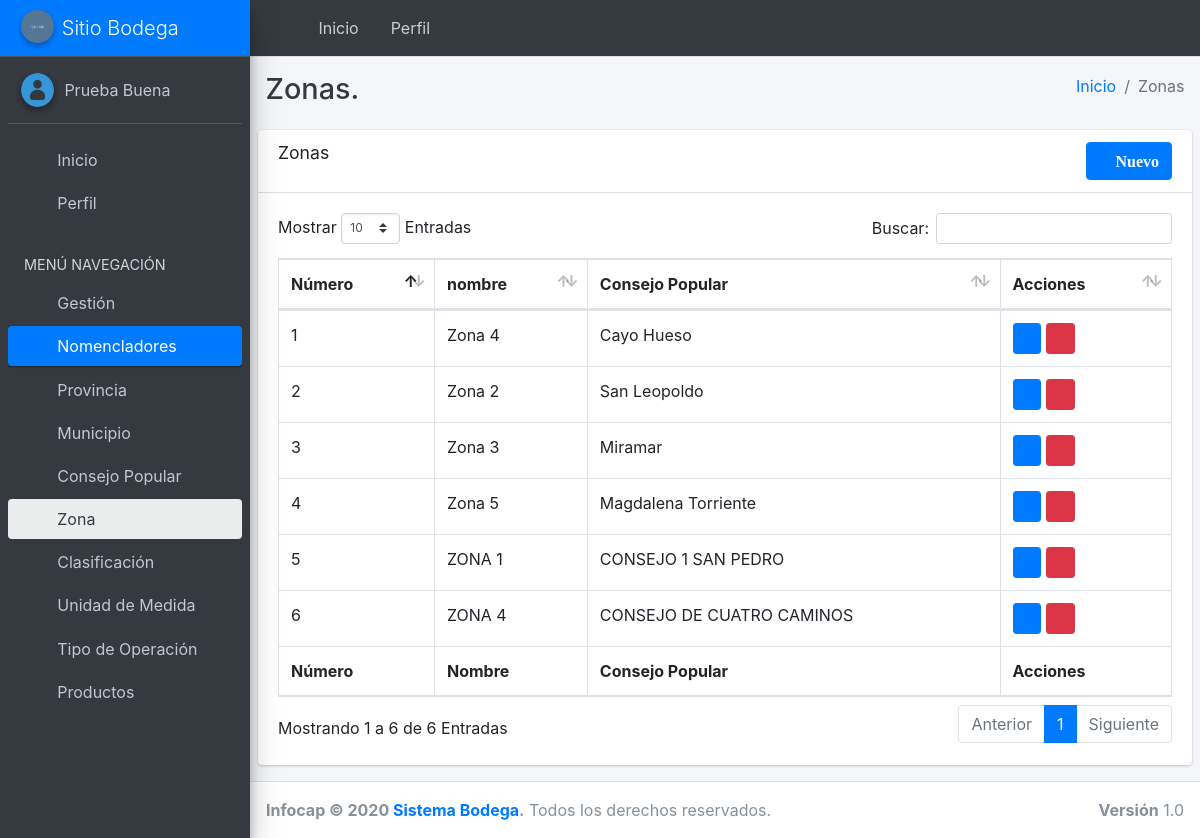
The app's page /nomenclador/zona/list (signed in) with its own data.
### BodegaApp/models.py (models this page shows, shortened)
class Zona(models.Model):
    created_at = models.DateTimeField(auto_now_add=True)
    updated_at = models.DateTimeField(auto_now=True)
    uui = models.UUIDField(default=uuid.uuid4, editable=False)
    nombre = models.CharField(max_length=100, verbose_name="Nombre", unique=True)
    consejo = models.ForeignKey(ConsejoPopular, verbose_name="Consejo Popular", on_delete=models.PROTECT)
    class Meta:
        verbose_name_plural = "Zonas"

class ConsejoPopular(models.Model):
    created_at = models.DateTimeField(auto_now_add=True)
    updated_at = models.DateTimeField(auto_now=True)
    uui = models.UUIDField(default=uuid.uuid4, editable=False)
    nombre = models.CharField(max_length=100, verbose_name="Nombre", unique=True)
    municipio = models.ForeignKey(Municipio, verbose_name="Municipio", on_delete=models.PROTECT)
    class Meta:
        verbose_name_plural = "Consejos Populares"

### BodegaApp/views.py (the view)
# urls.py: path('nomenclador/zona/list', login_required(views.backend_zona_listar),
@permission_required('BodegaApp.add_provincia')
def backend_zona_listar(request):
    zona = models.Zona.objects.all()
    return render(request, 'backend/zona.html', {'zona': zona})

### templates/backend/zona.html
{% extends 'index.html' %}
{% block menu_nomenclator %}
    menu-open
{% endblock %}
{% block menu_nomenclator_active %}
    active
{% endblock %}
{% block menu_zona %}
    active
{% endblock %}
{% block wrapper %}
    <div class="content-header">
        <div class="container-fluid">
            <div class="row mb-2">
                <div class="col-sm-6">
                    <h1 class="m-0 text-dark">Zonas.</h1>
                </div>
                <div class="col-sm-6">
                    <ol class="breadcrumb float-sm-right">
                        <li class="breadcrumb-item"><a href="{% url 'inicio' %}">Inicio</a></li>
                        {% block group_wrapper %}
                            <li class="breadcrumb-item active">Zonas</li>
                        {% endblock %}
                    </ol>
                </div>
            </div>
        </div>
    </div>
{% endblock %}
{% block content %}
    <section class="content">
        <div class="row">
            <div class="col-12">
                <div class="card">
                    <div class="card-header">
                        <h3 class="card-title">Zonas</h3>
                        <a href="{% url 'zona_create' %}" class="btn btn-primary fa-pull-right">
                            <span class="fa fa-plus"> Nuevo</span>
                        </a>
                    </div>
                    <div class="card-body">
                        <table id="example1" class="table table-bordered table-hover">
                            <thead>
                            <tr>
                                <th>
                                    Número
                                </th>
                                <th>
                                    nombre
                                </th>
                                <th>
                                    Consejo Popular
                                </th>
                                <th>
                                    Acciones
                                </th>
                            </tr>
                            </thead>
                            <tbody>
                            {% for u in zona %}
                                    <tr>
                                        <td>
                                            {{ forloop.counter }}
                                        </td>
                                        <td>
                                            {{ u.nombre }}
                                        </td>
                                        <td>
                                            {{ u.consejo.nombre }}
                                        </td>
                                        <td>
                                <span class="input-group-sm">
                                <a href="{% url 'zona_update' u.pk %}"
                                   class="btn btn-sm btn-primary">
                                    <i class="fa fa-edit"></i>
                                </a>
                                <a href="{% url 'zona_delete' u.pk %}"
                                   class="btn btn-sm btn-danger">
                                    <i class="fa fa-trash"></i>
                                </a>
                                </span>
                                        </td>
                                    </tr>
                            {% endfor %}
                            </tbody>
                            <tfoot>
                            <tr>
                              <th>
                                    Número
                                </th>
                                <th>
                                    Nombre
                                </th>
                                <th>
                                    Consejo Popular
                                </th>
                                <th>
                                    Acciones
                                </th>
                            </tr>
                            </tfoot>
                        </table>
                    </div>
                </div>
            </div>
        </div>
    </section>
{% endblock %}

### templates/index.html (shortened to what this page needs)
{% load static %}
{% load i18n %}
{% load notifications_tags %}
<!DOCTYPE html>
<html>
<head>
    <link rel="stylesheet" href="{% static 'assets/plugins/fontawesome-free/css/all.min.css' %}">
    <link rel="stylesheet" href="{% static 'assets/dist/css/ionicons.min.css' %}">
    <link rel="stylesheet" href="{% static 'assets/plugins/sweetalert2-theme-bootstrap-4/bootstrap-4.min.css' %}">
    <link rel="stylesheet" href="{% static 'assets/plugins/select2/css/select2.min.css' %}">
    <link rel="stylesheet" href="{% static 'assets/plugins/toastr/toastr.min.css' %}">
    <link rel="stylesheet"
          href="{% static 'assets/plugins/tempusdominus-bootstrap-4/css/tempusdominus-bootstrap-4.min.css' %}">
    <link rel="stylesheet" href="{% static 'assets/plugins/icheck-bootstrap/icheck-bootstrap.min.css' %}">
    <link rel="stylesheet" href="{% static 'assets/dist/css/adminlte.min.css' %}">
    <link rel="stylesheet" href="{% static 'assets/plugins/overlayScrollbars/css/OverlayScrollbars.min.css' %}">
    <link href="{% static 'assets/dist/css/font.css' %}" rel="stylesheet">
    <link rel="stylesheet" href="{% static 'assets/plugins/datatables-bs4/css/dataTables.bootstrap4.css' %}">
</head>
<body class="hold-transition sidebar-mini layout-fixed">
<div class="wrapper">
    <nav class="main-header navbar navbar-expand navbar-dark">
        <ul class="navbar-nav">
            <li class="nav-item">
                <a class="nav-link" data-widget="pushmenu" href="#"><i class="fas fa-bars"></i></a>
            </li>
            <li class="nav-item d-none d-sm-inline-block">
                <a href="{% url 'inicio' %}" class="nav-link">Inicio</a>
            </li>
            <li class="nav-item d-none d-sm-inline-block">
                <a href="{% url 'profile' request.user.pk %}" class="nav-link">Perfil</a>
            </li>
        </ul>
        <ul class="navbar-nav ml-auto">
            <li class="nav-item">
                <a class="nav-link" href="{% url 'logout' %}" title="Salir">
                    <i class="fas fa-arrow-right mr-2"></i>
                </a>
            </li>
        </ul>
    </nav>
    <aside class="main-sidebar sidebar-dark-blue elevation-4">
        <a href="{% url 'inicio' %}" class="brand-link navbar-primary">
            <img src="{% static 'assets/dist/img/default-150x150.png' %}" alt="AdminLTE Logo"
                 class="brand-image img-circle elevation-2"
                 style="opacity: .8; background-color: white">
            <span class="brand-text font-weight-light" style="color: white">Sitio Bodega</span>
        </a>
        <div class="sidebar">
            <div class="user-panel mt-3 pb-3 mb-3 d-flex">
                <div class="image">
                    {% if userPhoto %}
                        <img src="/{{ userPhoto }}" class="img-circle elevation-2" alt="User Image">
                    {% else %}
                        <img src="{% static 'users/userDefault4.png' %}" class="img-circle elevation-2" alt="User Image"
                             title="Sube tu foto">
                    {% endif %}
                </div>
                <div class="info">
                    <a href="{% url 'profile' request.user.pk %}"
                       class="d-block">{{ request.user.first_name }} {{ request.user.last_name }}</a>
                </div>
            </div>
            <nav class="mt-2">
                <ul class="nav nav-pills nav-sidebar flex-column" data-widget="treeview" role="menu"
                    data-accordion="false">
                    <li class="nav-item">
                        <a href="{% url 'inicio' %}" class="nav-link {% block inicio_active %}{% endblock %}">
                            <i class="nav-icon fa fa-home"></i>
                            <p class="text">Inicio</p>
                        </a>
                    </li>
                    <li class="nav-item">
                        <a href="{% url 'profile' request.user.pk %}"
                           class="nav-link {% block perfil_active %}{% endblock %}">
                            <i class="nav-icon far fa-user"></i>
                            <p>Perfil</p>
                        </a>
                    </li>
                    <li class="nav-header">MENÚ NAVEGACIÓN</li>
                        <li class="nav-item has-treeview {% block menu_gestion %}{% endblock %}">
                            <a href="#" class="nav-link {% block menu_gestion_active %}{% endblock %}">
                                <i class="nav-icon fa fa-book-reader"></i>
                                <p>
                                    Gestión
                                    <i class="fas fa-angle-left right"></i>
                                </p>
                            </a>
                        </li>
                        <li class="nav-item has-treeview {% block menu_nomenclator %}{% endblock %}">
                            <a href="#" class="nav-link {% block menu_nomenclator_active %}{% endblock %}">
                                <i class="nav-icon fa fa-book-reader"></i>
                                <p>
                                    Nomencladores
                                    <i class="fas fa-angle-left right"></i>
                                </p>
                            </a>
                            <ul class="nav nav-treeview">
                                <li class="nav-item">
                                    <a href="{% url 'provincia_listar' %}"
                                       class="nav-link {% block menu_provincia %}{% endblock %}">
                                        <i class="far fa-circle nav-icon"></i>
                                        <p>Provincia</p>
                                    </a>
                                </li>
                            </ul>
                            <ul class="nav nav-treeview">
                                <li class="nav-item">
                                    <a href="{% url 'municipio_listar' %}"
                                       class="nav-link {% block menu_municipio %}{% endblock %}">
                                        <i class="far fa-circle nav-icon"></i>
                                        <p>Municipio</p>
                                    </a>
                                </li>
                            </ul>
                            <ul class="nav nav-treeview">
                                <li class="nav-item">
                                    <a href="{% url 'consejo_listar' %}"
                                       class="nav-link {% block menu_consejo %}{% endblock %}">
                                        <i class="far fa-circle nav-icon"></i>
                                        <p>Consejo Popular</p>
                                    </a>
                                </li>
                            </ul>
                            <ul class="nav nav-treeview">
                                <li class="nav-item">
                                    <a href="{% url 'zona_listar' %}"
                                       class="nav-link {% block menu_zona %}{% endblock %}">
                                        <i class="far fa-circle nav-icon"></i>
                                        <p>Zona</p>
                                    </a>
                                </li>
                            </ul>
                            <ul class="nav nav-treeview">
                                <li class="nav-item">
                                    <a href="{% url 'clasificacion_listar' %}"
                                       class="nav-link {% block menu_clasificacion %}{% endblock %}">
                                        <i class="far fa-circle nav-icon"></i>
                                        <p>Clasificación</p>
                                    </a>
                                </li>
                            </ul>
                            <ul class="nav nav-treeview">
                                <li class="nav-item">
                                    <a href="{% url 'unidad_medida_listar' %}"
                                       class="nav-link {% block menu_unidad %}{% endblock %}">
                                        <i class="far fa-circle nav-icon"></i>
                                        <p>Unidad de Medida</p>
                                    </a>
                                </li>
                            </ul>
                            <ul class="nav nav-treeview">
                                <li class="nav-item">
                                    <a href="{% url 'tipo_operacion_listar' %}"
                                       class="nav-link {% block menu_tipooperacion %}{% endblock %}">
                                        <i class="far fa-circle nav-icon"></i>
                                        <p>Tipo de Operación</p>
                                    </a>
                                </li>
                            </ul>
                            <ul class="nav nav-treeview">
                                <li class="nav-item">
                                    <a href="{% url 'producto_listar' %}"
                                       class="nav-link {% block menu_producto %}{% endblock %}">
                                        <i class="far fa-circle nav-icon"></i>
                                        <p>Productos</p>
                                    </a>
                                </li>
                            </ul>
                        </li>
                </ul>
            </nav>
        </div>
    </aside>
    <div class="content-wrapper">
        {% block wrapper %}{% endblock %}
        {% block content %}{% endblock %}
    </div>
    <footer class="main-footer">
        <strong>Infocap &copy; 2020 <a href="#">Sistema Bodega</a>.</strong>
        Todos los derechos reservados.
        <div class="float-right d-none d-sm-inline-block">
            <b>Versión</b> 1.0
        </div>
    </footer>
</div>
</body>
</html>

### records on screen
Zona: nombre "Zona 4", consejo.nombre "Cayo Hueso"
Zona: nombre "Zona 2", consejo.nombre "San Leopoldo"
Zona: nombre "Zona 3", consejo.nombre "Miramar"
Zona: nombre "Zona 5", consejo.nombre "Magdalena Torriente"
Zona: nombre "ZONA 1", consejo.nombre "CONSEJO 1 SAN PEDRO"
Zona: nombre "ZONA 4", consejo.nombre "CONSEJO DE CUATRO CAMINOS"

### other values on screen
{{ request.user.first_name }} "Prueba"
{{ request.user.last_name }} "Buena"
